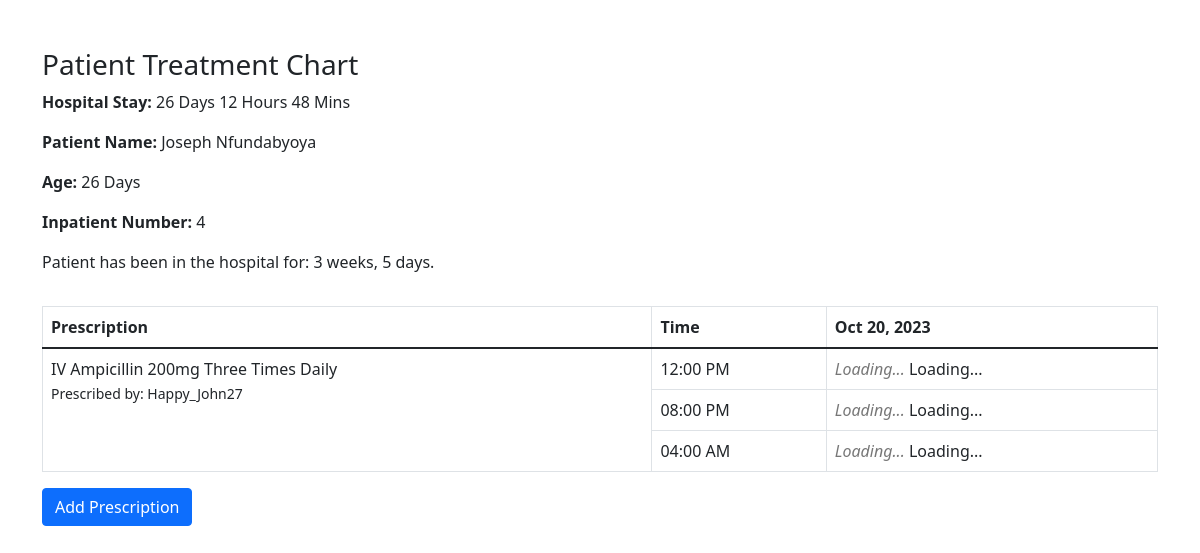
/treatment/patient_treatment_chart/4/ (signed in), run on the app's committed database.
### newborn/models.py (models this page shows)
class NewbornAdmission(models.Model):
    PLACE_OF_BIRTH_CHOICES = [
        ('Hospital', 'Hospital'),
        ('Along the road', 'Along the road'),
        ('Home', 'Home'),
    ]
    MODE_OF_DELIVERY_CHOICES = [
        ('SVD', 'SVD (Spontaneous Vaginal Delivery)'),
        ('C/S', 'C/S (Caesarean Section)'),
    ]
    MEANS_OF_TRANSPORT_CHOICES = [
        ('Ambulance', 'Ambulance'),
        ('Public means', 'Public means'),
    ]
    YES_NO_CHOICES = [
        ('Yes', 'Yes'),
        ('No', 'No'),
    ]
    SEX = [
        ('M', 'M'),
        ('F', 'F'),
    ]
    admission_date = models.DateTimeField()
    name = models.CharField(max_length=100)
    sex = models.CharField(max_length=100, choices=SEX)
    birth_weight = models.DecimalField(max_digits=2, decimal_places=1)
    delivery_date = models.DateTimeField()
    place_of_birth = models.CharField(max_length=20, choices=PLACE_OF_BIRTH_CHOICES)
    hospital_name = models.CharField(max_length=100, blank=True, null=True)
    mode_of_delivery = models.CharField(max_length=3, choices=MODE_OF_DELIVERY_CHOICES)
    indication = models.CharField(max_length=100, blank=True, null=True)
    resuscitation_done = models.CharField(max_length=3, choices=YES_NO_CHOICES)
    resuscitation_choices_1 = models.BooleanField(verbose_name='Bag&Mask', default=False, blank=True)
    resuscitation_choices_2 = models.BooleanField(verbose_name='Oxygen', default=False, blank=True)
    referred_in = models.CharField(max_length=3, choices=YES_NO_CHOICES)
    facility_name = models.CharField(max_length=100, blank=True, null=True)
    referral_date_time = models.DateTimeField(blank=True, null=True)
    reason_for_referral = models.CharField(max_length=100, blank=True, null=True)
    means_of_transport = models.CharField(max_length=20, choices=MEANS_OF_TRANSPORT_CHOICES, blank=True, null=True)
    oxygen_transport = models.CharField(max_length=3, choices=YES_NO_CHOICES, blank=True, null=True)
    mother = models.ForeignKey(MotherDetails, on_delete=models.CASCADE, null=True)
    def __str__(self):
        return f"{self.place_of_birth} - {self.mode_of_delivery}"

### treatment/models.py (models this page shows)
class Prescription(models.Model):
    admission = models.ForeignKey(NewbornAdmission, on_delete=models.CASCADE, related_name='prescriptions')
    name = models.CharField(max_length=100)
    dosage = models.CharField(max_length=50)
    start_dose_time = models.TimeField()
    second_dose_time = models.TimeField(null=True, blank=True)
    third_dose_time = models.TimeField(null=True, blank=True)
    fourth_dose_time = models.TimeField(null=True, blank=True)
    FREQUENCY_CHOICES = [
        ('Once Daily', 'Once Daily'),
        ('Twice Daily', 'Twice Daily'),
        ('Three Times Daily', 'Three Times Daily'),
        ('Four Times Daily', 'Four Times Daily'),
    ]
    frequency = models.CharField(max_length=20, choices=FREQUENCY_CHOICES)
    start_date = models.DateField()
    prescriber = models.ForeignKey(User, on_delete=models.CASCADE, null=True, related_name='prescriptions_prescribed2')
    def __str__(self):
        return self.name

### treatment/views.py (the view)
# urls.py: path('patient_treatment_chart/<int:admission_id>/', views.patient_treatment_chart, name='patient_treatment_chart'),
@login_required
def patient_treatment_chart(request, admission_id):
    admission = NewbornAdmission.objects.get(id=admission_id)
    print(admission)
    admission_date = admission.admission_date
    delivery_date = admission.delivery_date
    current_datetime = timezone.now()
    age_delta = current_datetime - delivery_date
    hospital_stay = current_datetime - admission_date
    hospital_duration = timesince(admission_date, current_datetime)
    hospital_days = hospital_stay.days
    hospital_hours, remainder_seconds = divmod(hospital_stay.seconds, 3600)
    hospital_minutes, _ = divmod(remainder_seconds, 60)
    age_days = age_delta.days
    day_dates = []  # Initialize day_dates as an empty list
    if request.method == 'POST':
        form = PrescriptionForm(request.POST, user=request.user)
        if form.is_valid():
            prescription = form.save(commit=False)
            prescription.admission = admission
            prescription.save()
            return redirect('patient_treatment_chart', admission_id=admission_id)
    else:
        form = PrescriptionForm(user=request.user)
    prescriptions = Prescription.objects.filter(admission=admission)
    print(prescriptions)
    print("leave a line")
    if prescriptions:
        start_date = prescriptions[0].start_date
        num_days = 4
        day_dates = [start_date + timedelta(days=i) for i in range(num_days)]
    else:
        num_days = 0  # No prescriptions, so no days to display
    for prescription in prescriptions:
        prescription.frequency_count = calculate_frequency_count(prescription.frequency)
    context = {
        'num_days': num_days,
        'day_dates': day_dates,
        'prescriptions': prescriptions,
        'admission': admission,
        'form': form,
        'age_days': age_days,
        'hospital_days': hospital_days,
        'hospital_hours': hospital_hours,
        'hospital_minutes': hospital_minutes,
        'hospital_duration': hospital_duration,
    }
    return render(request, 'treatment/prescription.html', context)

### treatment/views.py (called while the page is built)
def calculate_frequency_count(frequency):
    if frequency == 'Once Daily':
        return 1
    elif frequency == 'Twice Daily':
        return 2
    elif frequency == 'Three Times Daily':
        return 3
    elif frequency == 'Four Times Daily':
        return 4
    return 0

### treatment/templates/treatment/prescription.html (shortened to what this page needs)
{% load static %}
{% load bootstrap5 %}
<!DOCTYPE html>
<html lang="en">
<head>
    {% load bootstrap_icons %}
    <link rel="stylesheet" href="{% static 'bootstrap_icons/css/bootstrap_icons.css' %}">
    <link rel="stylesheet" type="text/css" href="{% static 'css/main.css' %}">
    <link rel="stylesheet" type="text/css" href="{% static 'bootstrap/css/bootstrap.min.css' %}">
</head>
<body>
<div class="container mt-5">
    <div class="row">
        <div class="col">
            <h3>Patient Treatment Chart</h3>
        </div>
    </div>
    <div class="row">
        <div class="col">
            <p><strong>Hospital Stay:</strong>
    {% if hospital_days > 0 %}
        {{ hospital_days }} Day{% if hospital_days > 1 %}s{% endif %}
    {% endif %}
    {% if hospital_hours > 0 %}
        {{ hospital_hours }} Hour{% if hospital_hours > 1 %}s{% endif %}
    {% endif %}
    {% if hospital_minutes > 0 %}
        {{ hospital_minutes }} Min{% if hospital_minutes > 1 %}s{% endif %}
    {% endif %}
</p>
	    <p><strong>Patient Name:</strong> {{ admission.name }}</p>
            <p><strong>Age:</strong> {{ age_days }} Days</p>
            <p><strong>Inpatient Number:</strong> {{ admission.pk }}</p>
	    <p>Patient has been in the hospital for: {{ admission.admission_date|timesince }}.</p>
        </div>
    </div>
    <div class="row mt-3">
        <div class="col">
            <table class="table table-bordered">
		<thead>
                    <tr>
                        <th>Prescription</th>
                        <th>Time</th>
                        <th id="day1Header">
			     {% if prescriptions %}
                        	{{ prescriptions.0.start_date|date:"M d, Y" }}
                             {% else %}
                        	Day
                             {% endif %}
			</th>
                    </tr>
                </thead>
                <tbody id="prescriptionTableBody">
                    {% for prescription in prescriptions %}
                    {% if prescription.start_dose_time %}
<tr data-prescription-id="{{ prescription.id }}">
                        <td rowspan="{{ prescription.frequency_count }}">
                            {{ prescription.name }} {{ prescription.frequency }}
                            <br>
                            <small>Prescribed by: {{ prescription.prescriber.username }}</small>
                        </td>
    <td class="dosing-time-cell">{{ prescription.start_dose_time|time:"h:i A" }}</td>
    <td class="status-cell dose1-status-cell">
    </td>
</tr>
{% endif %}
 {% if prescription.second_dose_time %}
<tr data-prescription-id="{{ prescription.id }}">
    <td class="dosing-time-cell">{{ prescription.second_dose_time|time:"h:i A" }}</td>
    <td class="status-cell dose2-status-cell">
    </td>
</tr>
{% endif %}
                    {% if prescription.third_dose_time %}
<tr data-prescription-id="{{ prescription.id }}">
    <td class="dosing-time-cell">{{ prescription.third_dose_time|time:"h:i A" }}</td>
    <td class="status-cell dose3-status-cell">
    </td>
</tr>
{% endif %}
                    {% endfor %}
                </tbody>
            </table>
        </div>
    </div>
    <button type="button" class="btn btn-primary" data-toggle="modal" data-target="#prescriptionModal">
        Add Prescription
    </button>
</div>
</body>
</html>

### data on the page
NewbornAdmission: name "Joseph Nfundabyoya", pk "4", admission_date "3 weeks, 5 days"
Prescription: start_date "Oct 20, 2023", name "IV Ampicillin 200mg", frequency "Three Times Daily", prescriber.username "Happy_John27", start_dose_time "12:00 PM", second_dose_time "08:00 PM", third_dose_time "04:00 AM"

### other printed values
{{ hospital_hours }} "12"
{{ hospital_minutes }} "48"
